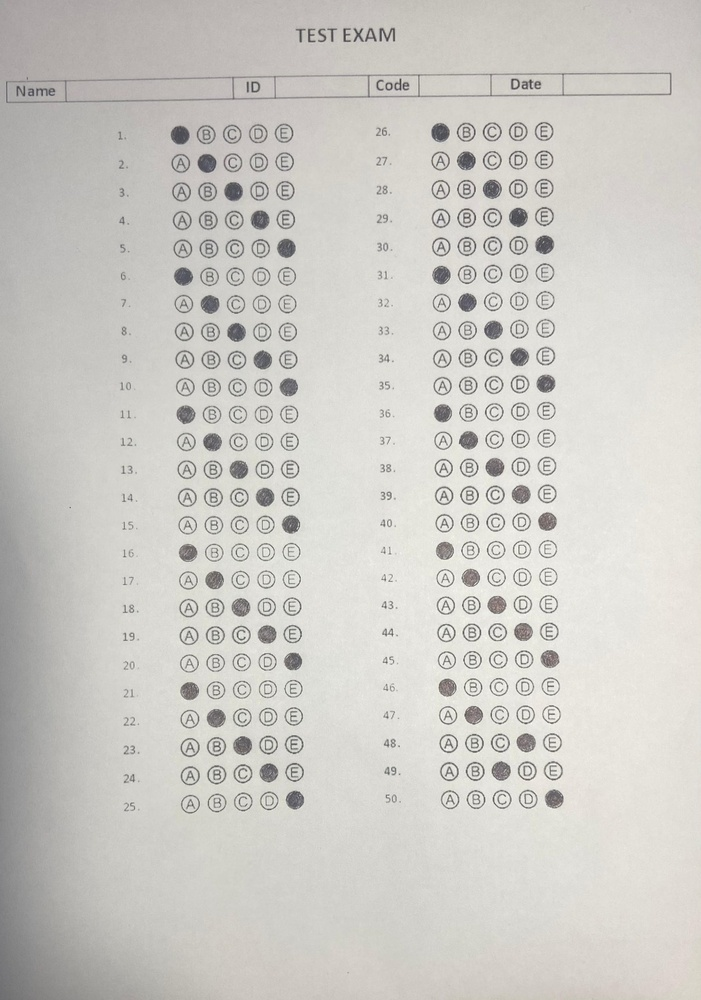
%> input picture FRs/FR.jpeg, 701 x 1000 px, shrunk from 1121 x 1600 before the run
$ octave --eval "result = preprocessar_imagem(rgb2gray(imread('FRs/FR.jpeg')));"   (GNU Octave 9; MATLAB toolbox functions it lacks are replaced by stand-ins)
%> lines starting %> are read from the running program, lines starting %| are printed output that depends on the picture; in (x1, y1, x2, y2) boxes, pixels count from 0 and x2, y2 are one past the last pixel; in counts of white or black regions, pixels touching at a corner belong together; the program's own positions count from 1
% Função: preprocessar_imagem
%
% Descrição:
%   Realiza o pré-processamento da imagem da folha de respostas (FR),
%   retornando diferentes binarizações e versões morfologicamente tratadas.
%   O objetivo é lidar com diferentes condições de iluminação, ruído
%   e presença de sombras na imagem, utilizando tanto caminhos leves
%   quanto robustos de segmentação.
%
% Entradas:
%   img_gray - imagem da folha de respostas em escala de cinza (double [0,1])
%
% Saídas:
%   bw_final        - imagem binária principal, resultado da morfologia leve
%   bw_r5           - imagem binária com fechamento morfológico com raio 5
%   bw_sem_open     - imagem binária inicial, sem remoção de ruído
%   bw_soft_close   - imagem com preenchimento de furos (método suave)
%   bw_ref_robusta  - imagem binária robusta para casos de sombra e baixa qualidade
function [bw_final, bw_r5, bw_sem_open, bw_soft_close, bw_ref_robusta] = preprocessar_imagem(img_gray)
    % --- Caminho leve (funciona para imagens boas) ---
    bw = imbinarize(img_gray);
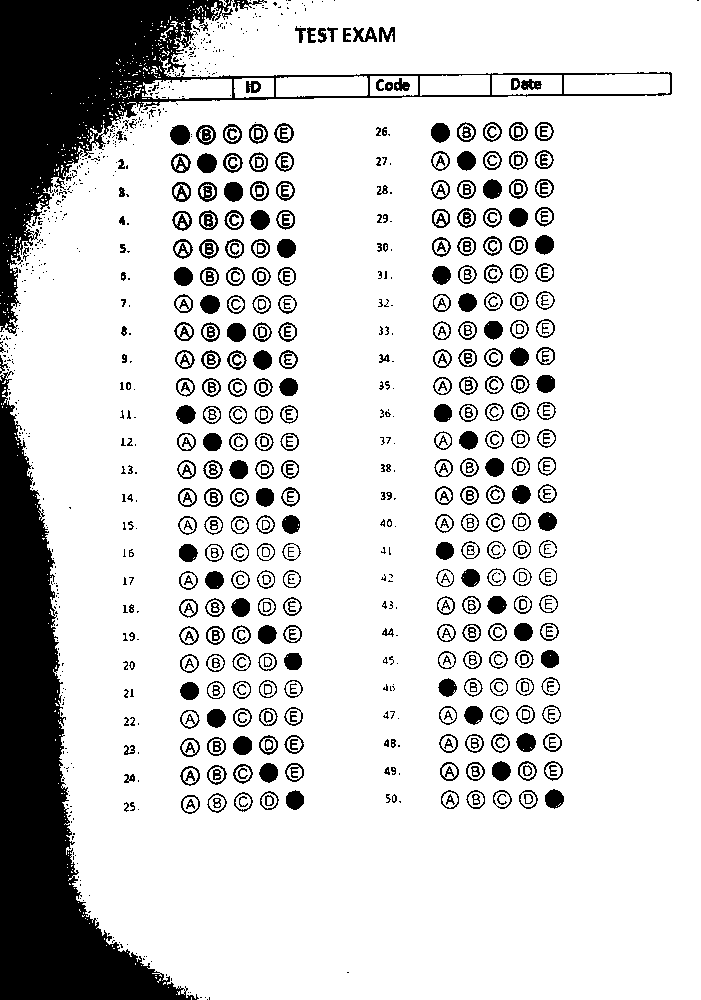
%> bw: size 1000x701 logical; 83.2% white; 963 black regions (476 under 20 px), largest, box (x1, y1, x2, y2) and area: (0, 371, 199, 1000) 39086, (0, 0, 672, 334) 31704, (170, 125, 190, 145) 319
    bw = imcomplement(bw);
    bw_sem_open = bw;

    bw_open = bwareaopen(bw, 30);
    bw_r5 = imclose(bw_open, strel('disk', 5));
%> bw_r5: size 1000x701 logical; 21.8% white; 68 white regions, largest, box (x1, y1, x2, y2) and area: (0, 355, 199, 1000) 40437, (0, 0, 672, 334) 36493, (170, 123, 294, 147) 1695
    bw_final = imclose(bw_open, strel('disk', 6));
%> bw_final: size 1000x701 logical; 23.1% white; 20 white regions, largest, box (x1, y1, x2, y2) and area: (170, 123, 304, 814) 42246, (0, 355, 199, 1000) 40494, (431, 122, 564, 809) 40189
    bw_soft_close = imfill(bw, 'holes');
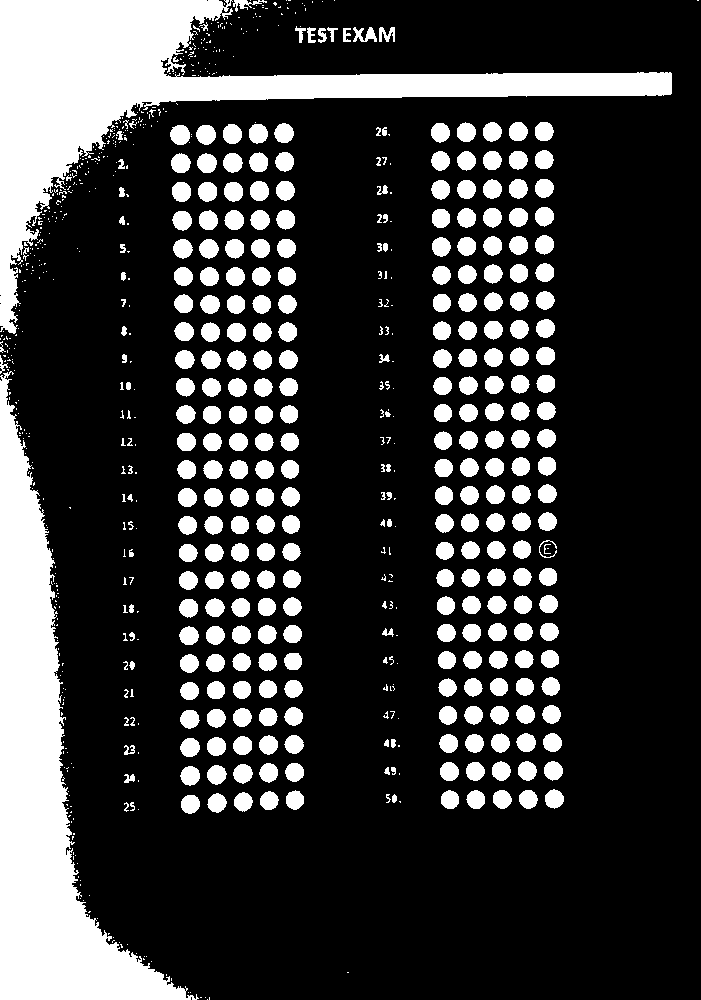
%> bw_soft_close: size 1000x701 logical; 22.2% white; 779 white regions (455 under 20 px), largest, box (x1, y1, x2, y2) and area: (0, 0, 672, 334) 42647, (0, 371, 199, 1000) 39375, (170, 125, 190, 145) 319

    % --- Caminho robusto para sombra: Otimizado ---
    % 1. Suavizar a imagem para melhor estimativa de fundo (menos agressivo que o anterior)
    % Pode-se até tentar remover esta linha e ver o impacto
    img_aeq_robust = adapthisteq(img_gray); % Mantém o CLAHE para contraste local
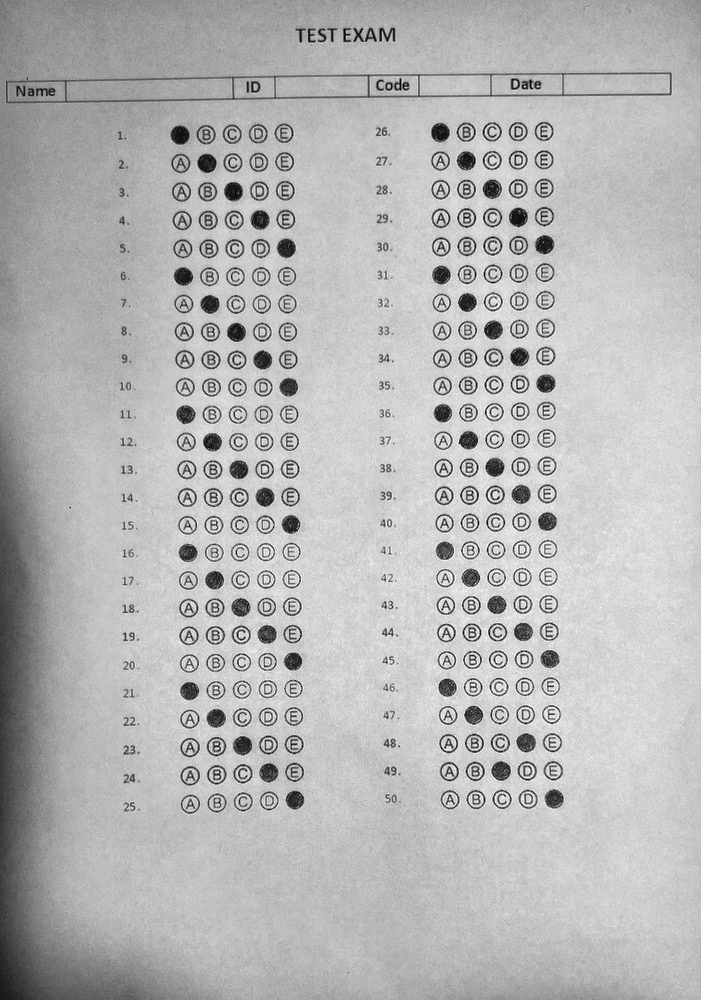
%> img_aeq_robust: size 1000x701 uint8; min 0, max 255, mean 181.6
    img_suavizada = imgaussfilt(img_aeq_robust, 20); % Reduz sigma de 5 para 20, ou até mais se necessário. Pode ser removido se imopen for suficiente.
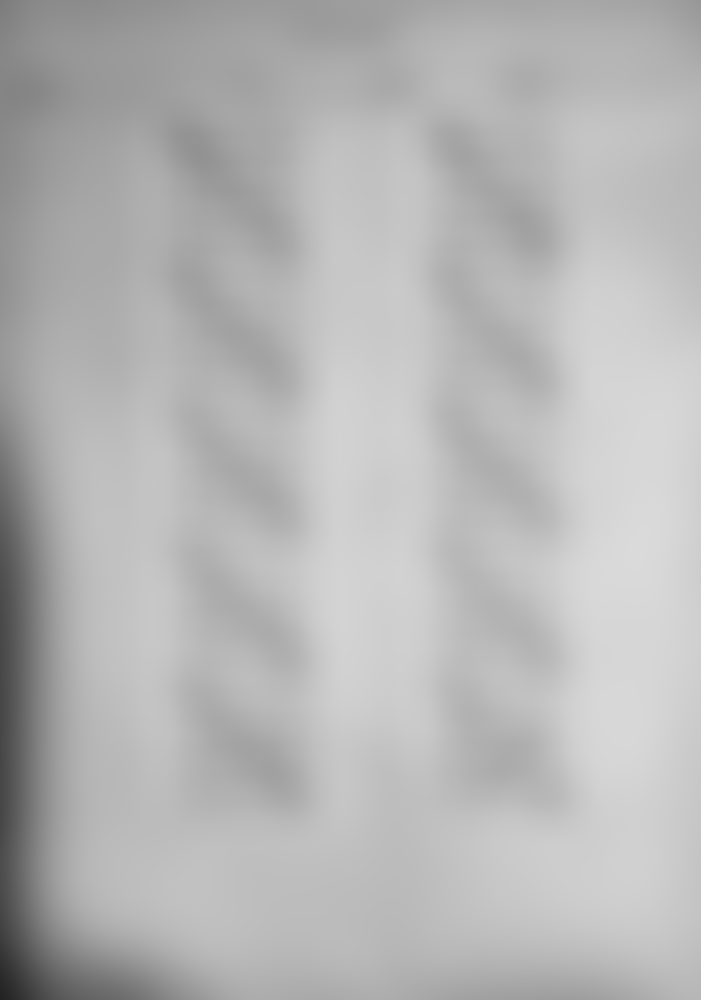
%> img_suavizada: size 1000x701 uint8; min 34, max 218, mean 181.4

    % 2. Estimar o fundo usando abertura morfológica (geralmente mais rápido que medfilt2 para este fim)
    % O raio do disco deve ser maior que o diâmetro das bolhas para removê-las e estimar o fundo
    raio_strel = 40; % Ajuste este raio (e.g., 30, 50, 60). Metade do 80 que vc usava.
    fundo_estimado_robust = imopen(img_suavizada, strel('disk', raio_strel));

    % 3. Normalizar a imagem dividindo pelo fundo
    img_normalizada_robust = img_aeq_robust ./ (fundo_estimado_robust + 0.01);
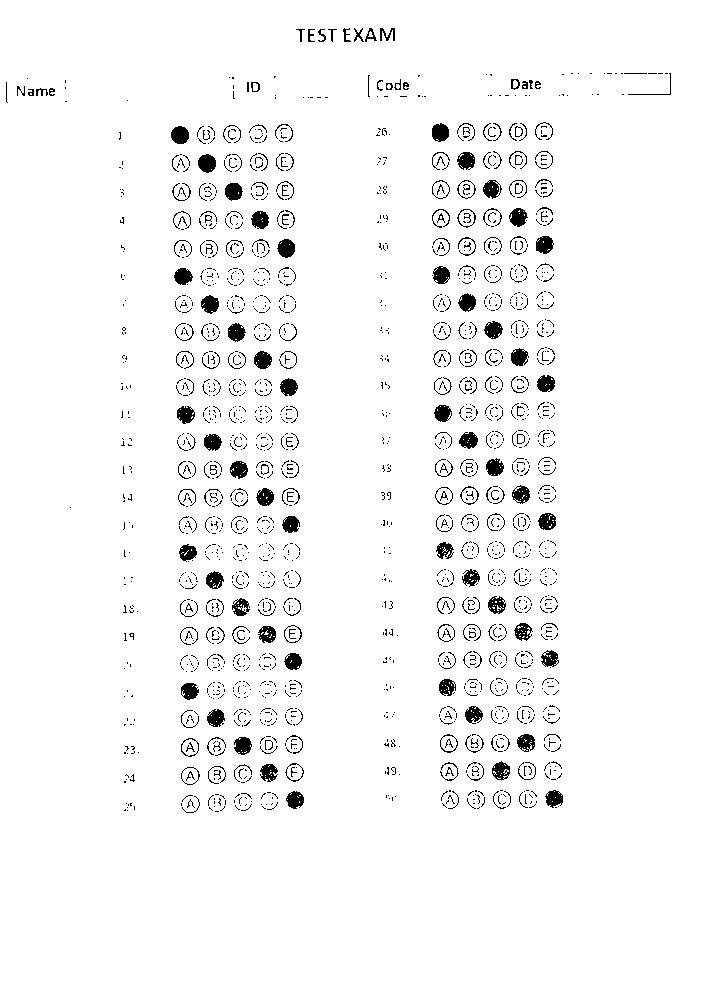
%> img_normalizada_robust: size 1000x701 uint8; values 0 (black) and 1 (white), 96.3% white; 1900 black regions (1654 under 20 px), largest, box (x1, y1, x2, y2) and area: (198, 154, 216, 173) 261, (171, 126, 189, 144) 258, (277, 239, 295, 258) 255
    % Opcional: imadjust pode ser omitido se a binarização adaptativa for suficiente
    % img_normalizada_robust = imadjust(img_normalizada_robust);

    % 4. Binarizar a imagem normalizada
    bw_robusta = imbinarize(img_normalizada_robust, 'adaptive', ...
        'ForegroundPolarity', 'dark', 'Sensitivity', 0.5); % Mantenha Sensitivity para ajuste fino

    bw_robusta = imcomplement(bw_robusta); % Inverte para bolhas brancas
    bw_robusta = bwareaopen(bw_robusta, 30); % Remove pequenos ruídos
    bw_ref_robusta = imfill(bw_robusta, 'holes'); % Preenche furos
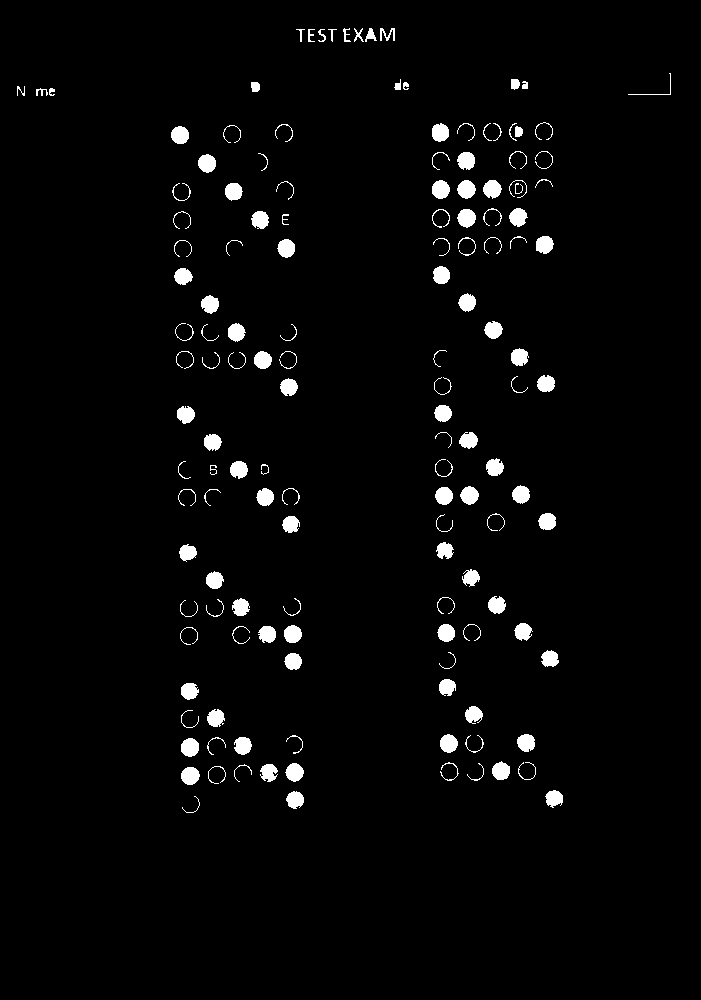
%> bw_ref_robusta: size 1000x701 logical; 2.7% white; 143 white regions, largest, box (x1, y1, x2, y2) and area: (181, 738, 199, 757) 271, (457, 209, 476, 228) 268, (432, 180, 450, 199) 266

end

$ run again, on FRs/FR1.jpg
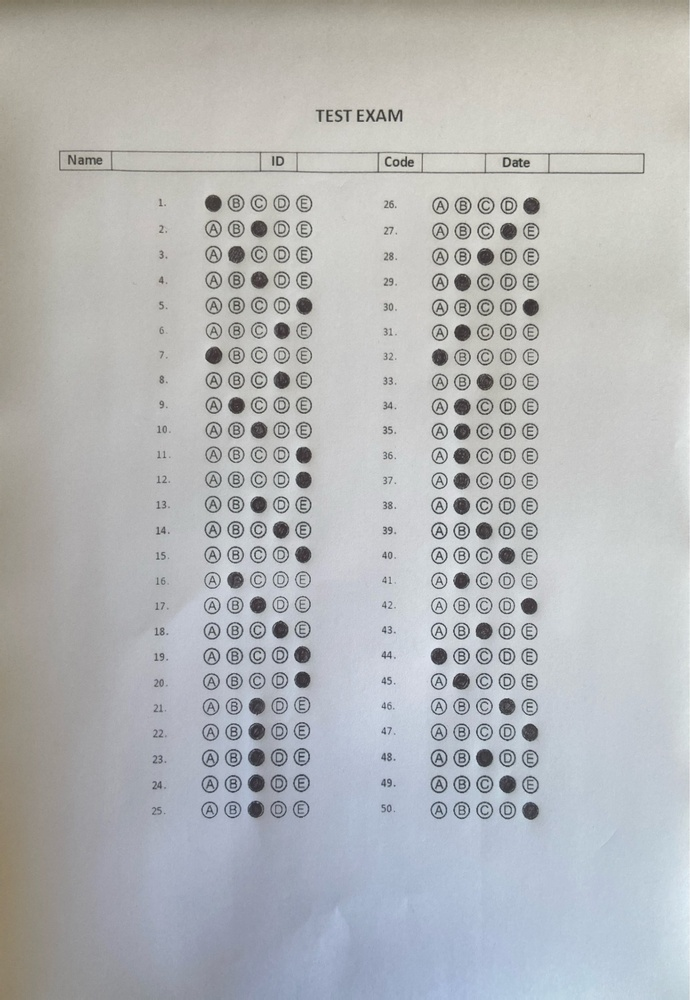
%> input picture FRs/FR1.jpg, 690 x 1000 px, shrunk from 2244 x 3252 before the run
%> in preprocessar_imagem, `bw = imbinarize(img_gray);`:
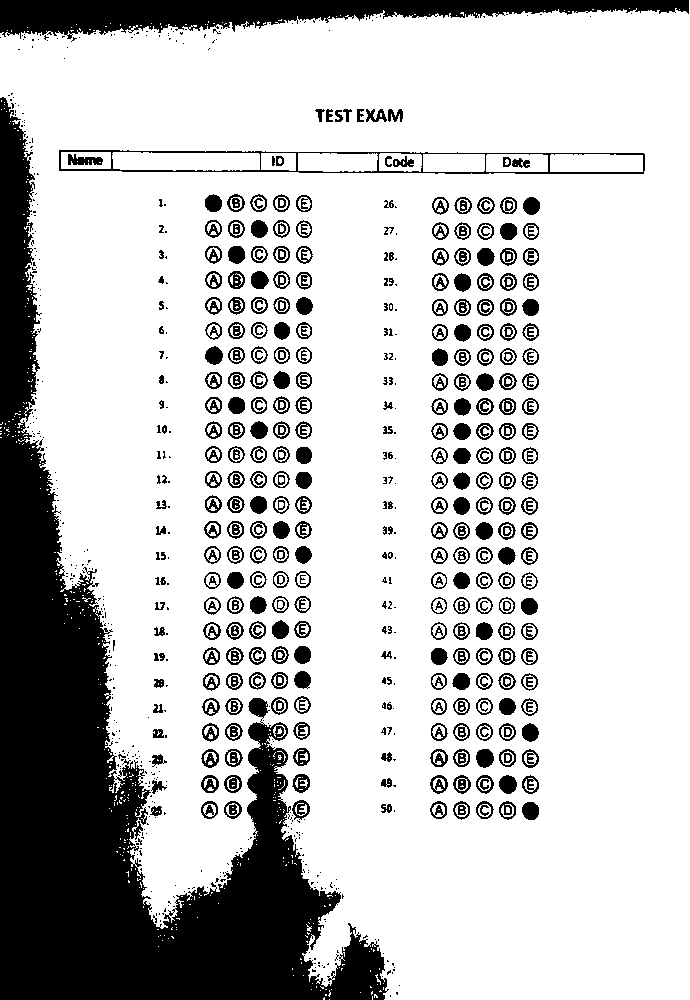
%> bw: size 1000x690 logical; 77.1% white; 778 black regions (424 under 20 px), largest, box (x1, y1, x2, y2) and area: (0, 97, 389, 1000) 97591, (0, 0, 689, 39) 14230, (59, 150, 645, 174) 2167
%> bw_r5: size 1000x690 logical; 27.7% white; 29 white regions, largest, box (x1, y1, x2, y2) and area: (0, 97, 389, 1000) 134729, (430, 197, 540, 820) 34177, (0, 0, 689, 39) 15051
%> bw_final: size 1000x690 logical; 28.5% white; 29 white regions, largest, box (x1, y1, x2, y2) and area: (0, 97, 389, 1000) 137356, (430, 197, 540, 820) 37031, (0, 0, 689, 39) 15080
%> bw_soft_close: size 1000x690 logical; 27% white; 734 white regions (421 under 20 px), largest, box (x1, y1, x2, y2) and area: (0, 97, 389, 1000) 99044, (0, 0, 689, 39) 14405, (59, 150, 645, 174) 12210
%> in preprocessar_imagem, `bw_ref_robusta = imfill(bw_robusta, 'holes');`:
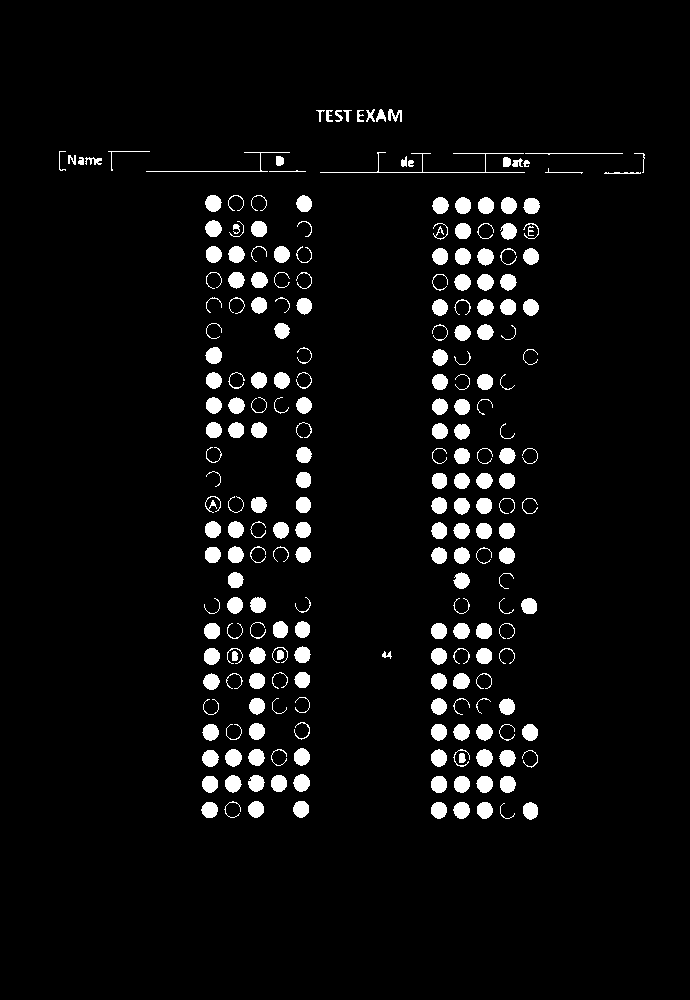
%> bw_ref_robusta: size 1000x690 logical; 4.8% white; 235 white regions, largest, box (x1, y1, x2, y2) and area: (320, 152, 525, 173) 362, (225, 749, 242, 767) 231, (476, 749, 493, 767) 229
